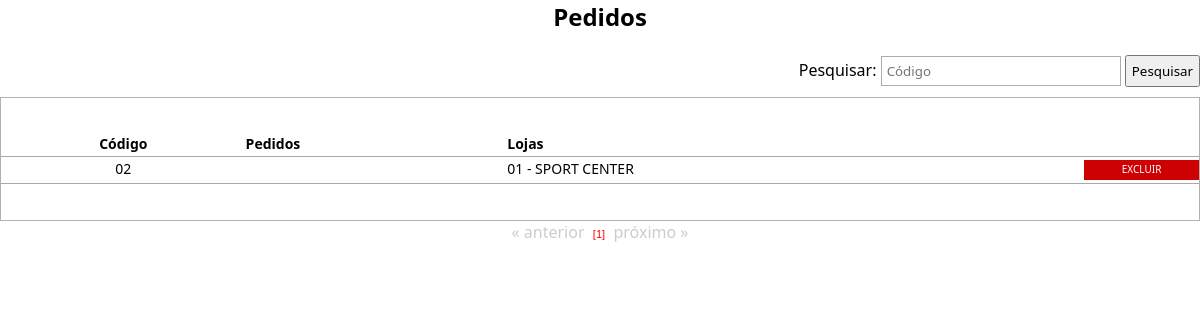
The app's page /visualiza_pedido.php, older data.
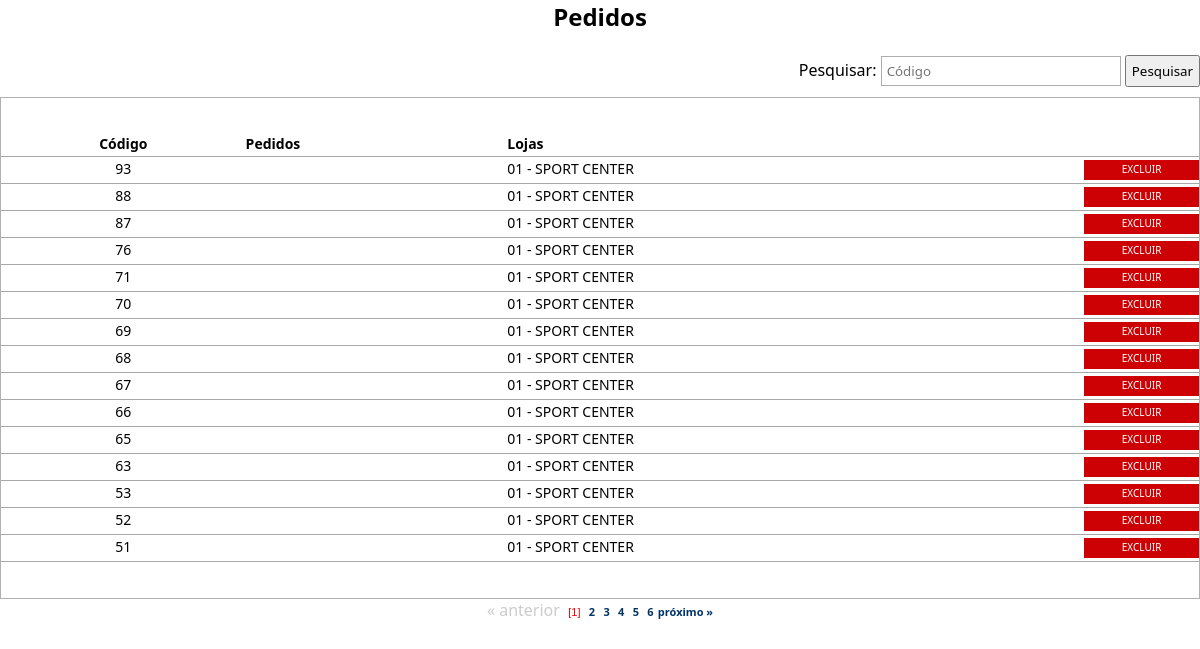
The same page, newer data.
### tables this page shows
CREATE TABLE `pedidos` (
  `id_pedidos` int(11) NOT NULL AUTO_INCREMENT,
  `num_pedido` varchar(10) DEFAULT NULL,
  `nome_loja` varchar(100) DEFAULT NULL,
  `nome_fornecedor` varchar(100) DEFAULT NULL,
  `valor_pedido` float DEFAULT NULL,
  `qtd_pedido` varchar(10) NOT NULL,
  `data_entrega` date DEFAULT NULL,
  `cod_pag_pedido` varchar(15) DEFAULT NULL,
  `prazo` varchar(2) NOT NULL,
  `valor_dividido` float NOT NULL,
  `descricao` varchar(50) NOT NULL,
  PRIMARY KEY (`id_pedidos`)
);

### processos/database.php (called while the page is built, shortened)
<?php
function DBRead ($table, $params = null, $fields = '*') {
	$params = ($params) ? " {$params}" : null;
		$query = "SELECT {$fields} FROM {$table}{$params}";
		$result = DBExecute($query);
		if (!mysqli_num_rows($result))
			return false;
		else {
			while ($res = mysqli_fetch_assoc($result)) {
				$data[] = $res;
			}
			return $data;
		}
}
function DBExecute($query){
	$link = DBConnect();
	$result = @mysqli_query($link, $query) or die (mysqli_error($link));
	return $result;
}
?>

### visualiza_pedido.php (the view, shortened to what this page needs)
<!doctype html>
<html>
<head>
<link href="css/style.css" rel="stylesheet" type="text/css">
<link href="css/style.css" rel="stylesheet" type="text/css">
<link rel="stylesheet" href="css/menu.css">
</head>
<body>
<center><h2> Pedidos </h2></center>
<br />
<table width="100%" border="0" cellpadding="0" cellspacing="0" style="margin-bottom: 10px;">
	<tr>
		<td align="right">
        <?php
		require 'processos/database.php';
		?>
      <form  action="<?php echo htmlspecialchars($_SERVER["PHP_SELF"]);?>" method="post">
			Pesquisar: <input type="text" name="pesquisar" placeholder="Código" class="cod" style="margin-right:0;">
			<input type="submit" value="Pesquisar" style="height: 32px; padding: 0 5px 0 5px;">
		  </form>
		</td>
	</tr>
 </table>
 <?php
 	if (empty($_POST['pesquisar'])) {
 ?>
<table width="100%" border="0" cellpadding="0" cellspacing="0" class="table">
	<tr class="linha">
		<td class="linha" width="20%" align="center"><b>Código</b></td>
		<td class="linha"><b>Pedidos</b></td>
        <td class="linha"><b>Lojas</b></td>
        <td width="10%" align="center" class="linha"></td>
	</tr>
<?php
  $numreg = 15;
  $inicial = $_GET['pg'] * $numreg;
	$pedidos = DBRead ("pedidos", "ORDER BY num_pedido DESC LIMIT $inicial, $numreg", "id_pedidos, num_pedido, nome_loja, descricao");
  $sql = DBRead ("pedidos");
  $quant = count($sql);
		foreach ($pedidos as $pd){
		?>
	<tr onmouseover="ChangeColor(this, true);" onmouseout="ChangeColor(this, false);">
		<td class="linha" align="center" valign="middle" onclick="DoNav('altera_pedido.php?id=<?php echo $pd['id_pedidos'];?>');">
			<?php echo $pd['num_pedido'];?>
		</td>
		<td class="linha espaco" valign="middle" onclick="DoNav('altera_pedido.php?id=<?php echo $pd['id_pedidos'];?>');">
		</td>
		<td class="linha espaco" onclick="DoNav('altera_pedido.php?id=<?php echo $pd['id_pedidos'];?>');">
			<?php echo $pd['nome_loja']; ?>
		</td>
		<td class="linha espaco" valign="middle">
				<span class="excluir">
						<a href="javascript:aviso('<?=$pd['num_pedido'];?>');">Excluir</a>
		</td>
	</tr>
<?php
	}
?>
</table>
<center>
<?php
  require "paginacao.php";
	}
?>
</center>
</body>
</html>

### paginacao.php (shortened to what this page needs)
<?php
$quant_pg = ceil($quant/$numreg);
$quant_pg++;
if ( @$_GET['pg'] > 0) {
echo "<a href=".$_SERVER['PHP_SELF']."?pg=".(@$_GET['pg']-1)." class=pg ><b>&laquo; Anterior</b></a>";
} else {
echo "<font color=#CCCCCC>&laquo; anterior </font>";
}
for($i_pg=1; $i_pg<$quant_pg;$i_pg++) {
if (@$_GET['pg'] == ($i_pg-1)) {
echo "&nbsp;<span class=pgoff>[$i_pg]</span>&nbsp;";
} else {
$i_pg2 = $i_pg-1;
echo "&nbsp;<a href=".$_SERVER['PHP_SELF']."?pg=$i_pg2 class=pg><b>$i_pg</b></a>&nbsp;";
}
}
if ((@$_GET['pg']+2) < $quant_pg) {
echo "<a href=".$_SERVER['PHP_SELF']."?pg=".(@$_GET['pg']+1)." class=pg ><b>próximo &raquo;</b></a>";
} else {
echo "<font color=#CCCCCC>  próximo &raquo;</font>";
}
?>

Row changes from the older to the newer data that the page shows:
no longer on this page (row unchanged): pedidos: num_pedido "02", nome_loja "01 - SPORT CENTER"
added pedidos: num_pedido "93", nome_loja "01 - SPORT CENTER"
added pedidos: num_pedido "88", nome_loja "01 - SPORT CENTER"
added pedidos: num_pedido "87", nome_loja "01 - SPORT CENTER"
added pedidos: num_pedido "76", nome_loja "01 - SPORT CENTER"
added pedidos: num_pedido "71", nome_loja "01 - SPORT CENTER"
added pedidos: num_pedido "70", nome_loja "01 - SPORT CENTER"
added pedidos: num_pedido "69", nome_loja "01 - SPORT CENTER"
added pedidos: num_pedido "68", nome_loja "01 - SPORT CENTER"
added pedidos: num_pedido "67", nome_loja "01 - SPORT CENTER"
added pedidos: num_pedido "66", nome_loja "01 - SPORT CENTER"
added pedidos: num_pedido "65", nome_loja "01 - SPORT CENTER"
added pedidos: num_pedido "63", nome_loja "01 - SPORT CENTER"
added pedidos: num_pedido "53", nome_loja "01 - SPORT CENTER"
added pedidos: num_pedido "52", nome_loja "01 - SPORT CENTER"
added pedidos: num_pedido "51", nome_loja "01 - SPORT CENTER"
Text that changed along with them:
new list line: "2"
new list line: "3"
new list line: "4"
new list line: "5"
new list line: "6"
